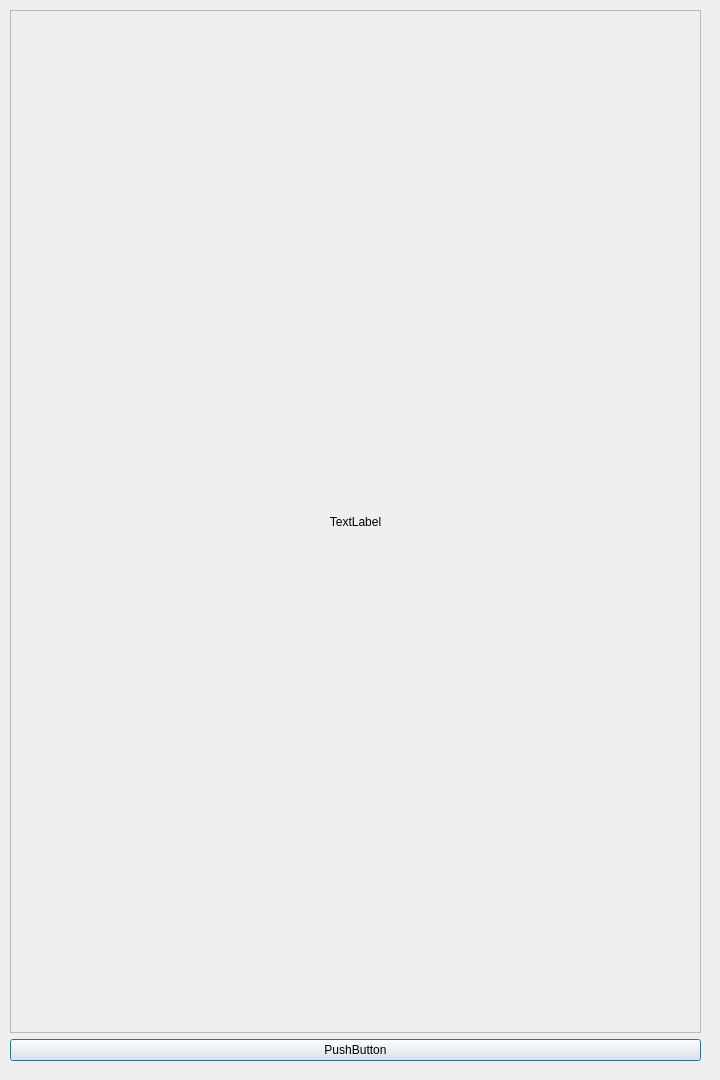
<?xml version="1.0" encoding="UTF-8"?>
<ui version="4.0">
 <class>Random_Recipe</class>
 <widget class="QDialog" name="Random_Recipe">
  <property name="geometry">
   <rect>
    <x>0</x>
    <y>0</y>
    <width>720</width>
    <height>1080</height>
   </rect>
  </property>
  <property name="windowTitle">
   <string>Dialog</string>
  </property>
  <widget class="QWidget" name="">
   <property name="geometry">
    <rect>
     <x>10</x>
     <y>10</y>
     <width>691</width>
     <height>1051</height>
    </rect>
   </property>
   <layout class="QVBoxLayout" name="verticalLayout_2">
    <item>
     <layout class="QHBoxLayout" name="horizontalLayout">
      <item>
       <widget class="QScrollArea" name="Scroll">
        <property name="widgetResizable">
         <bool>true</bool>
        </property>
        <widget class="QWidget" name="scrollAreaWidgetContents">
         <property name="geometry">
          <rect>
           <x>0</x>
           <y>0</y>
           <width>685</width>
           <height>1016</height>
          </rect>
         </property>
         <layout class="QVBoxLayout" name="verticalLayout">
          <item>
           <widget class="QLabel" name="Recipe">
            <property name="minimumSize">
             <size>
              <width>50</width>
              <height>50</height>
             </size>
            </property>
            <property name="maximumSize">
             <size>
              <width>9000</width>
              <height>9000</height>
             </size>
            </property>
            <property name="focusPolicy">
             <enum>Qt::NoFocus</enum>
            </property>
            <property name="text">
             <string>TextLabel</string>
            </property>
            <property name="scaledContents">
             <bool>true</bool>
            </property>
            <property name="alignment">
             <set>Qt::AlignCenter</set>
            </property>
            <property name="wordWrap">
             <bool>true</bool>
            </property>
            <property name="textInteractionFlags">
             <set>Qt::LinksAccessibleByMouse</set>
            </property>
           </widget>
          </item>
         </layout>
        </widget>
       </widget>
      </item>
     </layout>
    </item>
    <item>
     <widget class="QPushButton" name="Home_btn">
      <property name="text">
       <string>PushButton</string>
      </property>
     </widget>
    </item>
   </layout>
  </widget>
 </widget>
 <resources/>
 <connections>
  <connection>
   <sender>Home_btn</sender>
   <signal>clicked()</signal>
   <receiver>Random_Recipe</receiver>
   <slot>reject()</slot>
   <hints>
    <hint type="sourcelabel">
     <x>43</x>
     <y>1062</y>
    </hint>
    <hint type="destinationlabel">
     <x>359</x>
     <y>539</y>
    </hint>
   </hints>
  </connection>
 </connections>
</ui>
